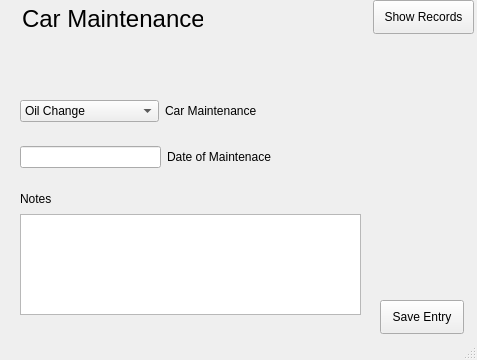
<?xml version="1.0" encoding="UTF-8"?>
<ui version="4.0">
 <class>MainWindow</class>
 <widget class="QMainWindow" name="MainWindow">
  <property name="geometry">
   <rect>
    <x>0</x>
    <y>0</y>
    <width>477</width>
    <height>360</height>
   </rect>
  </property>
  <property name="windowTitle">
   <string>CarMaintenance</string>
  </property>
  <property name="autoFillBackground">
   <bool>true</bool>
  </property>
  <property name="styleSheet">
   <string notr="true"/>
  </property>
  <widget class="QWidget" name="centralwidget">
   <widget class="QLabel" name="title">
    <property name="geometry">
     <rect>
      <x>22</x>
      <y>2</y>
      <width>181</width>
      <height>34</height>
     </rect>
    </property>
    <property name="font">
     <font>
      <pointsize>18</pointsize>
     </font>
    </property>
    <property name="text">
     <string>Car Maintenance</string>
    </property>
   </widget>
   <widget class="QLabel" name="notesLabel">
    <property name="geometry">
     <rect>
      <x>20</x>
      <y>190</y>
      <width>55</width>
      <height>18</height>
     </rect>
    </property>
    <property name="text">
     <string>Notes</string>
    </property>
   </widget>
   <widget class="QWidget" name="layoutWidget">
    <property name="geometry">
     <rect>
      <x>20</x>
      <y>140</y>
      <width>251</width>
      <height>34</height>
     </rect>
    </property>
    <layout class="QHBoxLayout" name="horizontalLayout_2">
     <item>
      <widget class="QLineEdit" name="dateLineEdit"/>
     </item>
     <item>
      <widget class="QLabel" name="dateLabel">
       <property name="text">
        <string>Date of Maintenace</string>
       </property>
      </widget>
     </item>
    </layout>
   </widget>
   <widget class="QWidget" name="layoutWidget">
    <property name="geometry">
     <rect>
      <x>20</x>
      <y>94</y>
      <width>252</width>
      <height>34</height>
     </rect>
    </property>
    <layout class="QHBoxLayout" name="horizontalLayout">
     <item>
      <widget class="QComboBox" name="maintenanceComboBox">
       <item>
        <property name="text">
         <string>Oil Change</string>
        </property>
       </item>
       <item>
        <property name="text">
         <string>Coolant</string>
        </property>
       </item>
       <item>
        <property name="text">
         <string>Brake Fluid</string>
        </property>
       </item>
       <item>
        <property name="text">
         <string>Brake Replacement</string>
        </property>
       </item>
       <item>
        <property name="text">
         <string>Engine Air Filter</string>
        </property>
       </item>
       <item>
        <property name="text">
         <string>Wiper Replacement</string>
        </property>
       </item>
       <item>
        <property name="text">
         <string>Tire Quality Check</string>
        </property>
       </item>
       <item>
        <property name="text">
         <string>Tire Replacement</string>
        </property>
       </item>
       <item>
        <property name="text">
         <string>Tire Rotation</string>
        </property>
       </item>
       <item>
        <property name="text">
         <string>Tire Pressure</string>
        </property>
       </item>
       <item>
        <property name="text">
         <string>Other</string>
        </property>
       </item>
      </widget>
     </item>
     <item>
      <widget class="QLabel" name="MaintenanceLabel">
       <property name="text">
        <string>Car Maintenance</string>
       </property>
      </widget>
     </item>
    </layout>
   </widget>
   <widget class="QTextEdit" name="textEdit">
    <property name="geometry">
     <rect>
      <x>20</x>
      <y>214</y>
      <width>341</width>
      <height>101</height>
     </rect>
    </property>
   </widget>
   <widget class="QPushButton" name="saveButton">
    <property name="geometry">
     <rect>
      <x>380</x>
      <y>300</y>
      <width>84</width>
      <height>34</height>
     </rect>
    </property>
    <property name="text">
     <string>Save Entry</string>
    </property>
   </widget>
   <widget class="QPushButton" name="pushButton">
    <property name="geometry">
     <rect>
      <x>373</x>
      <y>0</y>
      <width>101</width>
      <height>34</height>
     </rect>
    </property>
    <property name="text">
     <string>Show Records</string>
    </property>
   </widget>
  </widget>
  <widget class="QStatusBar" name="statusbar"/>
 </widget>
 <resources/>
 <connections/>
</ui>
